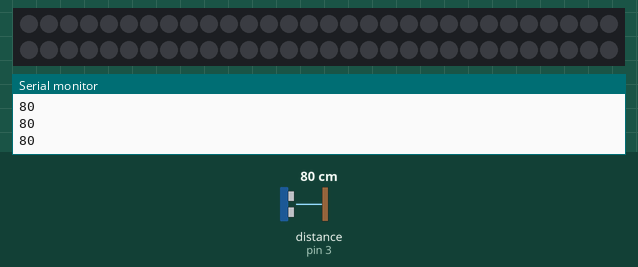
Recording of a sketch running on a simulated Arduino Uno, built with avr-gcc and run on an emulated ATmega328P. Parts: 60 RGB LEDs in strip order, left to right, continuing on the next row, the last lines printed to the serial monitor. Wiring (inferred from the names in the program): ultrasonic range finder: trigger pin 4; echo pin 3. The inputs (shaded band) are chosen by the test bench; at power-on: distance to the obstacle (sensor on pin 3) 80 cm. The echo pulse lasts 58.3 µs per cm.

Above: at 1.2 s.
1.3 s: distance to the obstacle (sensor on pin 3) set to 250 cm
At 2.2 s:
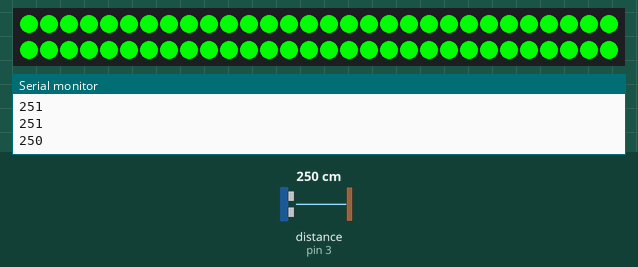
3.0 s: distance to the obstacle (sensor on pin 3) set to 2 cm
At 3.7 s:
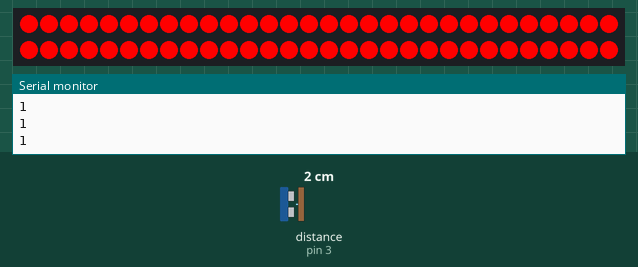
4.8 s: distance to the obstacle (sensor on pin 3) set to 299 cm
At 7.5 s:
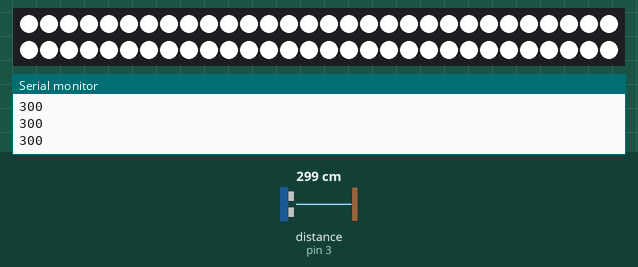
7.8 s: distance to the obstacle (sensor on pin 3) set to 4 cm
At 8.03 s:
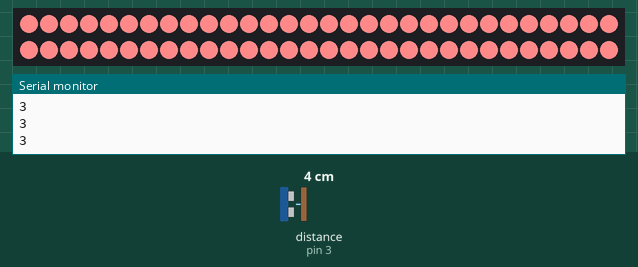
Timing chart, 0 to 10.5 s (numbered marks = the images above; inputs shaded):
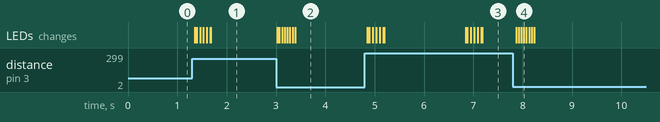

The sketch:

dart.ino
```cpp
// Simple NeoPixel test.  Lights just a few pixels at a time so a
// 1m strip can safely be powered from Arduino 5V pin.  Arduino
// may nonetheless hiccup when LEDs are first connected and not
// accept code.  So upload code first, unplug USB, connect pixels
// to GND FIRST, then +5V and digital pin 6, then re-plug USB.
// A working strip will show a few pixels moving down the line,
// cycling between red, green and blue.  If you get no response,
// might be connected to wrong end of strip (the end wires, if
// any, are no indication -- look instead for the data direction
// arrows printed on the strip).

#include <Adafruit_NeoPixel.h>

#define PIN 2
#define ECHO 3
#define TRIGGER 4
#define N_LEDS 60

Adafruit_NeoPixel strip = Adafruit_NeoPixel(N_LEDS, PIN, NEO_GRB + NEO_KHZ800);

void setup() {
  pinMode(TRIGGER, OUTPUT);
  pinMode(ECHO, INPUT);

  strip.begin();
  Serial.begin(9600);
}

double d = 0;
double direction = .3;

long triggerDistance = 233;
bool isTriggered = false;

long lastTriggerTime = 0;

long colorA = 0x000000;
long colorB = 0x000000;
long currentColor = 0x000000;

long distance = 0;
long lastRead = 0;

void read() {
  long readDistance = readDistanceInCm();
  if(readDistance < 400) {
    distance = readDistance;
  }
  lastRead = millis();
  Serial.println(distance);
}

void loop() {
  if(millis() - lastRead > 50) {
    read();
  }

  if(distance < triggerDistance) {
    if(isTriggered) {
      lastTriggerTime = millis();
      colorA = currentColor;
      colorB = 0xFF0000;
    }
    isTriggered = false;
  } else {
    if(!isTriggered) {
      lastTriggerTime = millis();
      colorA = currentColor;
      colorB = 0x00FF00;
    }
    isTriggered = true;
  }
  if(millis() - lastTriggerTime > 2000 && isTriggered) {
      colorA = currentColor;
      colorB = 0xFFFFFF;
      lastTriggerTime = millis();
  }

  //SetStripTo(BytesToColor(255, 0, 0));
  currentColor = Lerp(colorA, colorB, getFractionalDeltaTime(lastTriggerTime) * 3.0);
  SetStripTo(currentColor);
}

double getFractionalDeltaTime(long time) {
  long deltaTime = millis() - time;
  return static_cast<double>(deltaTime) / 1000.0;
}

long BytesToColor(long r, long g, long b) {
  if(r > 255) r = 255;
  if(g > 255) g = 255;
  if(b > 255) b = 255;
  return (r << 16) | (g << 8) | b;
}

long Lerp(long color, long target, double a) {
  if(a > 1) a = 1;
  if(a < 0) a = 0;
  double startR = static_cast<double>((color >> 16) & 0xff); // Splits out new color into separate R, G, B
  double startG = static_cast<double>((color >> 8) & 0xff);
  double startB = static_cast<double>(color & 0xff);

  double targetR = static_cast<double>((target >> 16) & 0xff); // Splits out new color into separate R, G, B
  double targetG = static_cast<double>((target >> 8) & 0xff);
  double targetB = static_cast<double>(target & 0xff);

  uint16_t newR = (uint16_t)(startR + (targetR - startR) * a);
  uint16_t newG = (uint16_t)(startG + (targetG - startG) * a);
  uint16_t newB = (uint16_t)(startB + (targetB - startB) * a);

  return BytesToColor(newR, newG, newB);
}

void SetStripTo(long color) {
  for(int i = 0; i < strip.numPixels(); i++) {
    strip.setPixelColor(i, color);
  }
  strip.show();
}

long readDistanceInCm() {
  digitalWrite(TRIGGER, LOW);
  delayMicroseconds(2);
  digitalWrite(TRIGGER, HIGH);
  delayMicroseconds(10);
  digitalWrite(TRIGGER, LOW);

  // Read the signal from the sensor: a HIGH pulse whose
  // duration is the time (in microseconds) from the sending
  // of the ping to the reception of its echo off of an object.
  long duration = pulseIn(ECHO, HIGH);

  // convert the time into a distance
  return microsecondsToCentimeters(duration);
}

long microsecondsToCentimeters(long microseconds)
{
  // The speed of sound is 340 m/s or 29 microseconds per centimeter.
  // The ping travels out and back, so to find the distance of the
  // object we take half of the distance travelled.
  return microseconds / 29 / 2;
}
```

Measured:
- after the input at 1.3 s, the LEDs: first change after 0.05 s (image 1 shows a later state)
